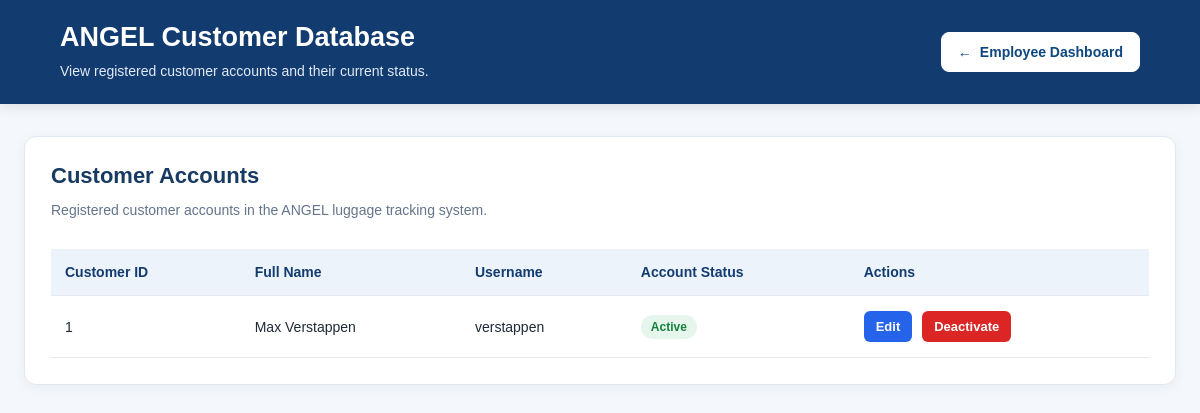
The page /customers (signed in) on the database as committed earlier.
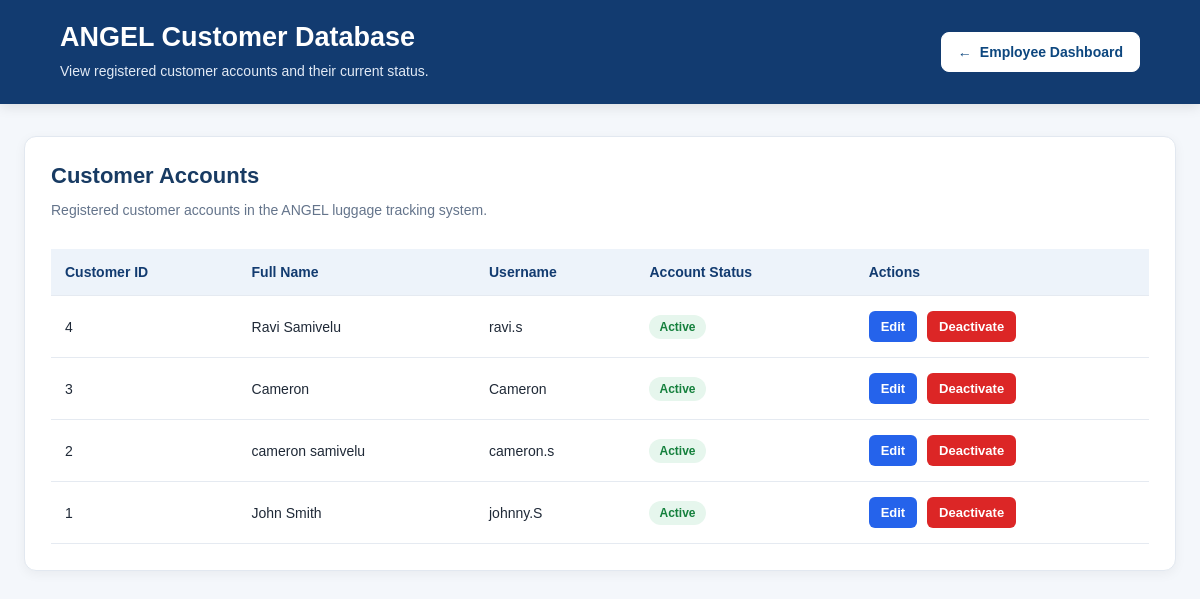
The same page on the database as committed later.
### tables this page shows
CREATE TABLE users (
            id INTEGER PRIMARY KEY AUTOINCREMENT,
            full_name TEXT NOT NULL,
            username TEXT UNIQUE NOT NULL,
            password_hash TEXT NOT NULL,
            status TEXT NOT NULL DEFAULT 'Active'
        );

### app.py (the view)
@app.route("/customers", methods=["GET"])
def customers():
    if "employee_id" not in session:
        return redirect(url_for("employee_login"))
    connection = get_db()
    try:
        customer_rows = connection.execute("""
            SELECT id, full_name, username, status
            FROM users
            ORDER BY id DESC
        """).fetchall()
    finally:
        connection.close()
    return render_template(
        "customers.html",
        customers=customer_rows
    )

### app.py (called while the page is built)
def get_db():
    connection = sqlite3.connect(DATABASE)
    connection.row_factory = sqlite3.Row
    return connection

### templates/customers.html (shortened to what this page needs)
<!DOCTYPE html>
<html lang="en">
<head>
    <link rel="stylesheet" href="{{ url_for('static', filename='css/mobile-responsive.css') }}">
</head>
<body>
    <header>
        <div class="header-inner">
            <div class="header-title">
                <h1>ANGEL Customer Database</h1>
                <p>
                    View registered customer accounts and their current status.
                </p>
            </div>
            <a
                href="{{ url_for('employee_dashboard') }}"
                class="dashboard-back-button"
            >
                <span aria-hidden="true">&larr;</span>
                Employee Dashboard
            </a>
        </div>
    </header>
    <main>
        <section class="panel">
            <h2>Customer Accounts</h2>
            <p class="panel-description">
                Registered customer accounts in the ANGEL luggage tracking system.
            </p>
            <div class="table-wrapper">
                <table>
                    <thead>
                        <tr>
                            <th>Customer ID</th>
                            <th>Full Name</th>
                            <th>Username</th>
                            <th>Account Status</th>
                            <th>Actions</th>
                        </tr>
                    </thead>
                    <tbody>
                        {% for customer in customers %}
                        <tr>
                            <td>{{ customer["id"] }}</td>
                            <td>{{ customer["full_name"] }}</td>
                            <td>{{ customer["username"] }}</td>
                            <td>
                                <span class="status {% if customer['status'] == 'Active' %}active{% else %}inactive{% endif %}">
                                    {{ customer["status"] or "Unknown" }}
                                </span>
                            </td>
                            <td class="customer-actions">
                                <a
                                    class="action-btn edit-btn"
                                    href="{{ url_for('edit_customer', customer_id=customer['id']) }}"
                                >
                                    Edit
                                </a>
                                <form
                                    method="POST"
                                    action="{{ url_for('change_customer_status', customer_id=customer['id']) }}"
                                    class="status-form"
                                >
                                    <button type="submit" class="action-btn status-btn">
                                        {% if customer['status'] == 'Active' %}
                                            Deactivate
                                        {% else %}
                                            Activate
                                        {% endif %}
                                    </button>
                                </form>
                            </td>
                        </tr>
                        {% else %}
                        <tr>
                            <td colspan="5" class="empty">
                                No customer accounts have been registered yet.
                            </td>
                        </tr>
                        {% endfor %}
                    </tbody>
                </table>
            </div>
        </section>
    </main>
</body>
</html>

### static/css/mobile-responsive.css (style rules this page uses)
*, *::before, *::after { box-sizing: border-box; }
html { -webkit-text-size-adjust: 100%; text-size-adjust: 100%; scroll-behavior: smooth; }
body { min-width: 0; max-width: 100%; }
input, select, textarea, button { max-width: 100%; }

### templates/customers.html (style rules this page uses)
* { box-sizing: border-box; }
body { margin: 0; font-family: Arial, Helvetica, sans-serif; background: #f4f7fb; color: #1f2937; }
header { background: #123b70; color: #ffffff; padding: 22px 5%; box-shadow: 0 3px 12px rgba(0, 0, 0, 0.1); }
.header-inner { display: flex; align-items: center; justify-content: space-between; gap: 20px; flex-wrap: wrap; }
.header-title h1 { margin: 0 0 8px; font-size: 27px; }
.header-title p { margin: 0; font-size: 14px; line-height: 1.5; color: #e2eaf5; }
.dashboard-back-button { display: inline-flex; align-items: center; justify-content: center; gap: 8px; padding: 11px 16px; border: 1px solid #ffffff; border-radius: 8px; background: #ffffff; color: #0d477f; text-decoration: none; font-size: 14px; font-weight: 600; white-space: nowrap; transition: background 0.2s ease, border-color 0.2s ease, color 0.2s ease; }
main { max-width: 1200px; margin: 32px auto; padding: 0 24px; }
.panel { background: #ffffff; padding: 26px; border: 1px solid #e2e8f0; border-radius: 12px; box-shadow: 0 3px 12px rgba(0, 0, 0, 0.05); }
.panel h2 { margin: 0 0 10px; font-size: 22px; color: #183b63; }
.panel-description { margin: 0 0 20px; color: #64748b; font-size: 14px; line-height: 1.6; }
.table-wrapper { width: 100%; overflow-x: auto; }
table { width: 100%; min-width: 700px; border-collapse: collapse; margin-top: 8px; }
th, td { padding: 15px 14px; text-align: left; border-bottom: 1px solid #e5eaf1; font-size: 14px; }
th { background: #edf3fa; color: #123b70; font-weight: 700; white-space: nowrap; }
.status { display: inline-block; padding: 5px 10px; border-radius: 20px; font-size: 12px; font-weight: 700; white-space: nowrap; }
.active { background: #e6f6ed; color: #15803d; }
.customer-actions { white-space: nowrap; }
.status-form { display: inline-block; margin: 0 0 0 6px; }
.action-btn { display: inline-block; padding: 8px 12px; border: none; border-radius: 6px; font-size: 13px; font-weight: 600; text-decoration: none; text-align: center; cursor: pointer; transition: background-color 0.2s ease; }
.edit-btn { background: #2563eb; color: #ffffff; }
.status-btn { background: #dc2626; color: #ffffff; }

Rows that differ between the two databases and show on the page:
added users: id "4", full_name "Ravi Samivelu", username "ravi.s", status "Active", shows "Deactivate"
added users: id "3", full_name "Cameron", username "Cameron", status "Active", shows "Deactivate"
added users: id "2", full_name "cameron samivelu", username "cameron.s", status "Active", shows "Deactivate"
changed users id 1: full_name "Max Verstappen" → "John Smith"; username "verstappen" → "johnny.S"
